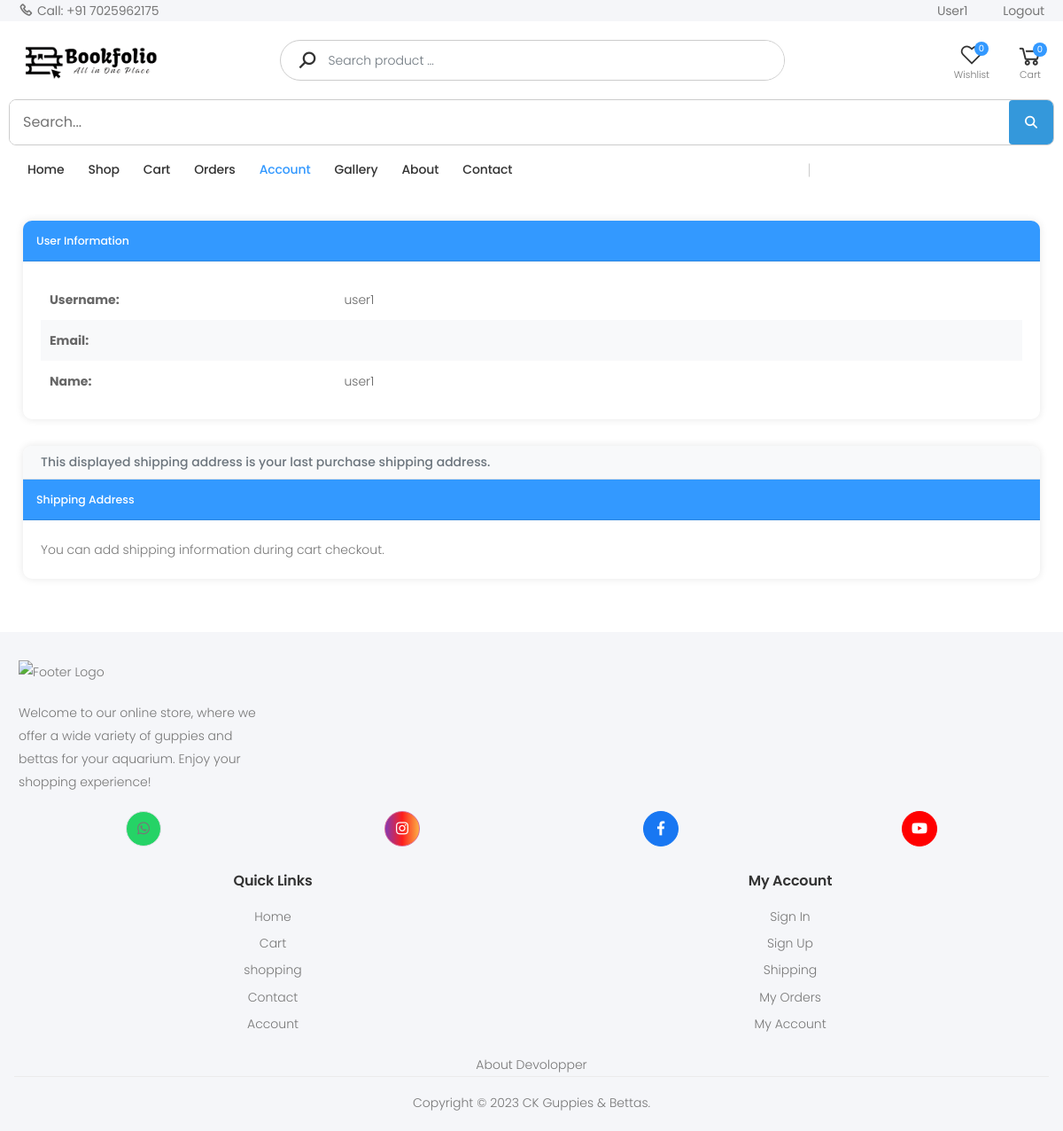
The page /account/ (signed in) on the database as committed earlier.
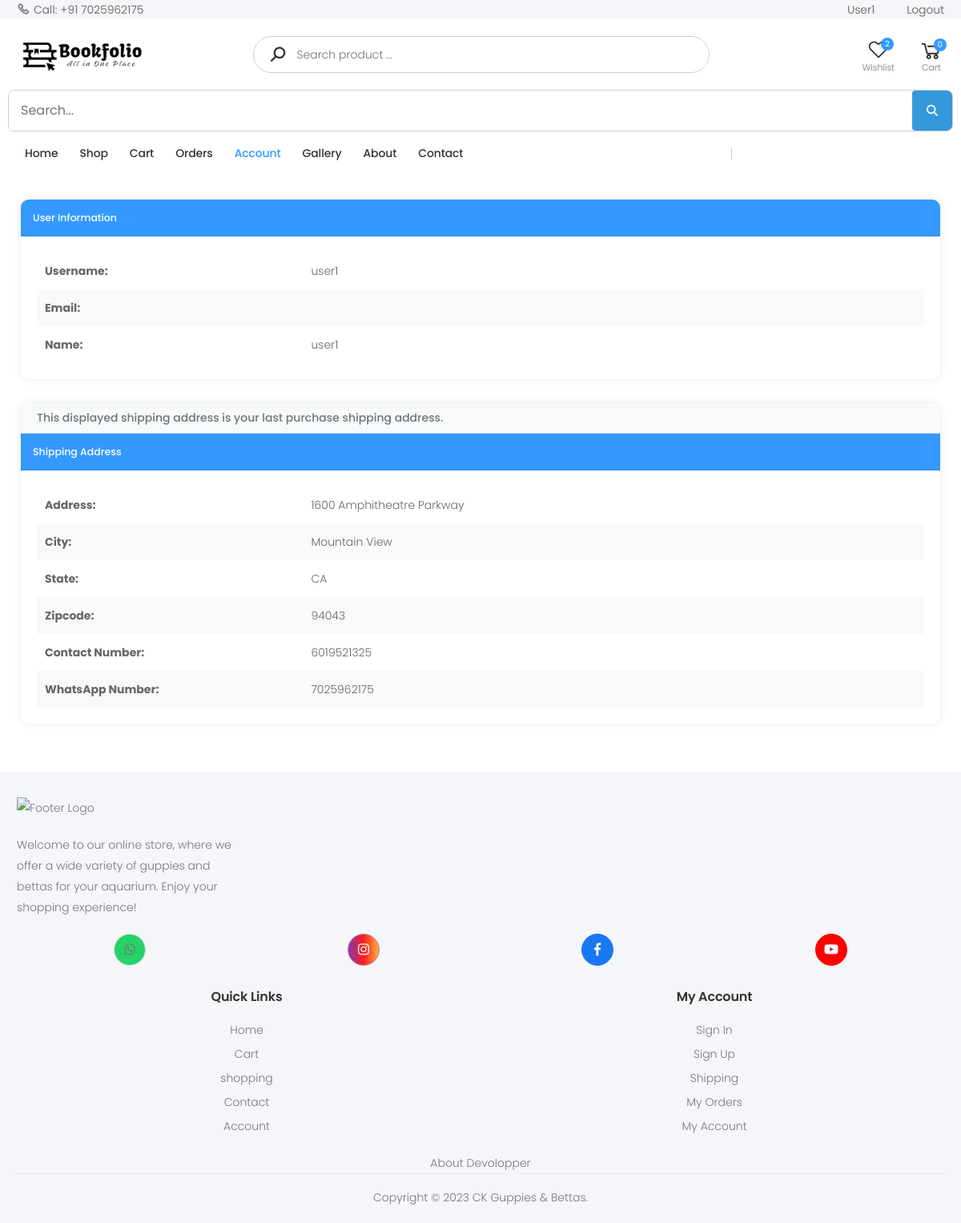
The same page on the database as committed later.
### store/models.py (models this page shows, shortened)
class ShippingAddress(models.Model):
    customer = models.ForeignKey(Customer, on_delete=models.SET_NULL, null=True)
    order = models.ForeignKey(Order, on_delete=models.SET_NULL, null=True)
    number = models.CharField(max_length=12, null=False, blank=False)
    whatsapp = models.CharField(max_length=12, null=False, blank=False)
    address = models.CharField(max_length=200, null=False)
    city = models.CharField(max_length=200, null=False)
    state = models.CharField(max_length=200, null=False)
    zipcode = models.CharField(max_length=200, null=False)
    date_added = models.DateTimeField(auto_now_add=True)

### store/views.py (the view)
# urls.py: path('account/',views.account_info,name='account_info'),
def account_info(request):
    if not request.user.is_authenticated:
        return redirect('auth_app:login')
    customer = request.user.customer
    last_shipping = ShippingAddress.objects.filter(customer=customer).order_by('-date_added').first()
    context = {
        'user': request.user,
        'shipping_info': last_shipping,
    }
    return render(request, 'store/account_info.html', context)

### store/context_processors.py (called while the page is built)
def menu_link(request): # this function don't wanna call to work, it's defined in setting to work
    links_list = Category.objects.annotate(
        num_products=Count('product', filter=Q(product__active=True, product__stock__gt=0))
    ).filter(num_products__gt=0).order_by('name')  # Add an order_by clause here
    paginator3 = Paginator(links_list, 8)
    try:
        page = int(request.GET.get('page', '1'))
    except:
        page = 1
    try:
        links = paginator3.page(page)
    except (InvalidPage, EmptyPage):
        links = paginator3.page(paginator3.num_pages)
    return dict(links=links)

def cart_data(request):
    data = cartData(request)
    cartItems = data['cartItems']
    return dict(cartItems=cartItems)

def wishlist_count(request):
    if request.user.is_authenticated:
        wishlist_count = Wishlist.objects.filter(user=request.user).count()
    else:
        cookie_data = cookieWishlist(request)
        wishlist_count = cookie_data['wishlist_count']
    return {'wishlist_count': wishlist_count}

### store/models.py (called while the page is built)
    def get_url(self):
        return reverse('store_app:product_by_category', args=[self.slug])

### store/templates/store/account_info.html (shortened to what this page needs)
{% extends "store/Base.html" %}
{% load static %}
{% block content %}
<div class="container my-5">
    <div class="row">
        <div class="col-12">
            <div class="info-card">
                <div class="card-header">
                    <h5 class="mb-0">User Information</h5>
                </div>
                <div class="card-body">
                    <table class="info-table">
                        <tr>
                            <th>Username:</th>
                            <td>{{ user.username }}</td>
                        </tr>
                        <tr>
                            <th>Email:</th>
                            <td>{{ user.email }}</td>
                        </tr>
                        <tr>
                            <th>Name:</th>
                            <td>{{ user.customer.name }}</td>
                        </tr>
                    </table>
                </div>
            </div>
            <div class="info-card">
                <h6>This displayed shipping address is your last purchase shipping address.</h6>
                <div class="card-header">
                    <h5 class="mb-0">Shipping Address</h5>
                </div>
                <div class="card-body">
                    {% if shipping_info %}
                    <table class="info-table">
                        <tr>
                            <th>Address:</th>
                            <td>{{ shipping_info.address }}</td>
                        </tr>
                        <tr>
                            <th>City:</th>
                            <td>{{ shipping_info.city }}</td>
                        </tr>
                        <tr>
                            <th>State:</th>
                            <td>{{ shipping_info.state }}</td>
                        </tr>
                        <tr>
                            <th>Zipcode:</th>
                            <td>{{ shipping_info.zipcode }}</td>
                        </tr>
                        <tr>
                            <th>Contact Number:</th>
                            <td>{{ shipping_info.number }}</td>
                        </tr>
                        <tr>
                            <th>WhatsApp Number:</th>
                            <td>{{ shipping_info.whatsapp }}</td>
                        </tr>
                    </table>
                    {% else %}
                    <p>You can add shipping information during cart checkout.</p>
                    {% endif %}
                </div>
            </div>
        </div>
    </div>
</div>
{% endblock %}

### store/templates/store/Base.html (shortened to what the changed rows need)
{% load static %}
<!DOCTYPE html>
<html lang="en">
<head>
    <link rel="stylesheet" href="{% static 'assets/css/bootstrap.min.css' %}">
    <link rel="stylesheet" href="{% static 'assets/css/style/Base.css' %}">
    <link rel="stylesheet" href="{% static 'assets/css/skins/skin-demo-4.css' %}">
    <link rel="stylesheet" href="{% static 'assets/css/demos/demo-4.css' %}">
    <link rel="stylesheet" href="{% static 'assets/css/style2.css' %}">
</head>
<body>
    <div class="page-wrapper">
        <header class="header header-intro-clearance header-4">
            <div class="header-middle">
                <div class="container">
                    <div class="header-right">
                        <div class="wishlist">
                            <a href="{% url 'store_app:wishlist' %}" title="Wishlist">
                                <div class="icon">
                                    <i class="icon-heart-o"></i>
                                    <span class="wishlist-count badge" id="wishlist-count">{{ wishlist_count }}</span>
                                </div>
                            </a>
                        </div>
                    </div>
                </div>
            </div>
        </header>
        {% block content %}{% endblock %}
    </div>
</body>
</html>

Rows that differ between the two databases and show on the page:
added ShippingAddress: address "1600 Amphitheatre Parkway", city "Mountain View", state "CA", zipcode "94043", number "6019521325", whatsapp "7025962175"
Other text that changed with them:
{{ wishlist_count }}: "0" → "2"
text no longer shown: "You can add shipping information during cart checkout."
text now shown: "Address: City: State: Zipcode: Contact Number: WhatsApp Number:"
